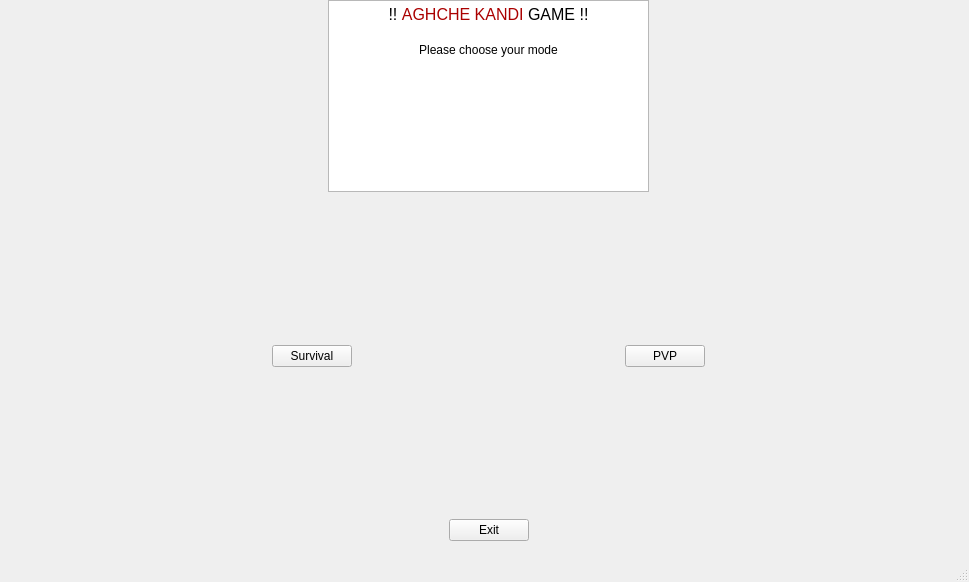
<?xml version="1.0" encoding="UTF-8"?>
<ui version="4.0">
 <class>MainWindow</class>
 <widget class="QMainWindow" name="MainWindow">
  <property name="geometry">
   <rect>
    <x>0</x>
    <y>0</y>
    <width>969</width>
    <height>582</height>
   </rect>
  </property>
  <property name="windowTitle">
   <string>MainWindow</string>
  </property>
  <widget class="QWidget" name="centralwidget">
   <widget class="QStackedWidget" name="stackedWidget">
    <property name="geometry">
     <rect>
      <x>0</x>
      <y>-30</y>
      <width>971</width>
      <height>591</height>
     </rect>
    </property>
    <widget class="QWidget" name="p1">
     <widget class="QWidget" name="formLayoutWidget">
      <property name="geometry">
       <rect>
        <x>0</x>
        <y>30</y>
        <width>971</width>
        <height>541</height>
       </rect>
      </property>
      <layout class="QFormLayout" name="formLayout">
       <property name="rightMargin">
        <number>0</number>
       </property>
       <item row="0" column="1">
        <layout class="QVBoxLayout" name="verticalLayout">
         <property name="topMargin">
          <number>0</number>
         </property>
         <item>
          <layout class="QHBoxLayout" name="horizontalLayout_3">
           <property name="topMargin">
            <number>0</number>
           </property>
           <item>
            <spacer name="horizontalSpacer_6">
             <property name="orientation">
              <enum>Qt::Horizontal</enum>
             </property>
             <property name="sizeHint" stdset="0">
              <size>
               <width>40</width>
               <height>20</height>
              </size>
             </property>
            </spacer>
           </item>
           <item>
            <widget class="QTextBrowser" name="textBrowser">
             <property name="html">
              <string>&lt;!DOCTYPE HTML PUBLIC &quot;-//W3C//DTD HTML 4.0//EN&quot; &quot;http://www.w3.org/TR/REC-html40/strict.dtd&quot;&gt;
&lt;html&gt;&lt;head&gt;&lt;meta name=&quot;qrichtext&quot; content=&quot;1&quot; /&gt;&lt;meta charset=&quot;utf-8&quot; /&gt;&lt;style type=&quot;text/css&quot;&gt;
p, li { white-space: pre-wrap; }
hr { height: 1px; border-width: 0; }
li.unchecked::marker { content: &quot;\2610&quot;; }
li.checked::marker { content: &quot;\2612&quot;; }
&lt;/style&gt;&lt;/head&gt;&lt;body style=&quot; font-family:'Segoe UI'; font-size:9pt; font-weight:400; font-style:normal;&quot;&gt;
&lt;p align=&quot;center&quot; style=&quot; margin-top:0px; margin-bottom:0px; margin-left:0px; margin-right:0px; -qt-block-indent:0; text-indent:0px;&quot;&gt;&lt;span style=&quot; font-size:12pt;&quot;&gt;!! &lt;/span&gt;&lt;span style=&quot; font-size:12pt; color:#aa0000;&quot;&gt;AGHCHE KANDI&lt;/span&gt;&lt;span style=&quot; font-size:12pt;&quot;&gt; GAME !!&lt;/span&gt;&lt;/p&gt;
&lt;p style=&quot;-qt-paragraph-type:empty; margin-top:0px; margin-bottom:0px; margin-left:0px; margin-right:0px; -qt-block-indent:0; text-indent:0px; font-size:12pt;&quot;&gt;&lt;br /&gt;&lt;/p&gt;
&lt;p align=&quot;center&quot; style=&quot; margin-top:0px; margin-bottom:0px; margin-left:0px; margin-right:0px; -qt-block-indent:0; text-indent:0px;&quot;&gt;Please choose your mode&lt;/p&gt;&lt;/body&gt;&lt;/html&gt;</string>
             </property>
            </widget>
           </item>
           <item>
            <spacer name="horizontalSpacer_7">
             <property name="orientation">
              <enum>Qt::Horizontal</enum>
             </property>
             <property name="sizeHint" stdset="0">
              <size>
               <width>40</width>
               <height>20</height>
              </size>
             </property>
            </spacer>
           </item>
          </layout>
         </item>
         <item>
          <spacer name="verticalSpacer_2">
           <property name="orientation">
            <enum>Qt::Vertical</enum>
           </property>
           <property name="sizeHint" stdset="0">
            <size>
             <width>20</width>
             <height>40</height>
            </size>
           </property>
          </spacer>
         </item>
         <item>
          <layout class="QHBoxLayout" name="horizontalLayout">
           <property name="topMargin">
            <number>0</number>
           </property>
           <item>
            <spacer name="horizontalSpacer_3">
             <property name="orientation">
              <enum>Qt::Horizontal</enum>
             </property>
             <property name="sizeHint" stdset="0">
              <size>
               <width>40</width>
               <height>20</height>
              </size>
             </property>
            </spacer>
           </item>
           <item>
            <widget class="QPushButton" name="survival_btn">
             <property name="text">
              <string>Survival</string>
             </property>
            </widget>
           </item>
           <item>
            <spacer name="horizontalSpacer_2">
             <property name="orientation">
              <enum>Qt::Horizontal</enum>
             </property>
             <property name="sizeHint" stdset="0">
              <size>
               <width>40</width>
               <height>20</height>
              </size>
             </property>
            </spacer>
           </item>
           <item>
            <widget class="QPushButton" name="pvp_btn">
             <property name="text">
              <string>PVP</string>
             </property>
            </widget>
           </item>
           <item>
            <spacer name="horizontalSpacer_4">
             <property name="orientation">
              <enum>Qt::Horizontal</enum>
             </property>
             <property name="sizeHint" stdset="0">
              <size>
               <width>40</width>
               <height>20</height>
              </size>
             </property>
            </spacer>
           </item>
          </layout>
         </item>
         <item>
          <spacer name="verticalSpacer">
           <property name="orientation">
            <enum>Qt::Vertical</enum>
           </property>
           <property name="sizeHint" stdset="0">
            <size>
             <width>20</width>
             <height>40</height>
            </size>
           </property>
          </spacer>
         </item>
         <item>
          <layout class="QHBoxLayout" name="horizontalLayout_2">
           <item>
            <spacer name="horizontalSpacer">
             <property name="orientation">
              <enum>Qt::Horizontal</enum>
             </property>
             <property name="sizeHint" stdset="0">
              <size>
               <width>40</width>
               <height>20</height>
              </size>
             </property>
            </spacer>
           </item>
           <item>
            <widget class="QPushButton" name="pushButton_3">
             <property name="text">
              <string>Exit</string>
             </property>
            </widget>
           </item>
           <item>
            <spacer name="horizontalSpacer_5">
             <property name="orientation">
              <enum>Qt::Horizontal</enum>
             </property>
             <property name="sizeHint" stdset="0">
              <size>
               <width>40</width>
               <height>20</height>
              </size>
             </property>
            </spacer>
           </item>
          </layout>
         </item>
        </layout>
       </item>
      </layout>
     </widget>
    </widget>
    <widget class="QWidget" name="p2">
     <widget class="QWidget" name="gridLayoutWidget">
      <property name="geometry">
       <rect>
        <x>190</x>
        <y>180</y>
        <width>521</width>
        <height>221</height>
       </rect>
      </property>
      <layout class="QGridLayout" name="gridLayout_2">
       <item row="0" column="2">
        <widget class="QLineEdit" name="player1_name"/>
       </item>
       <item row="2" column="1" colspan="2">
        <layout class="QHBoxLayout" name="horizontalLayout_6">
         <property name="topMargin">
          <number>0</number>
         </property>
         <item>
          <spacer name="horizontalSpacer_10">
           <property name="orientation">
            <enum>Qt::Horizontal</enum>
           </property>
           <property name="sizeHint" stdset="0">
            <size>
             <width>40</width>
             <height>20</height>
            </size>
           </property>
          </spacer>
         </item>
         <item>
          <widget class="QPushButton" name="pvp_submit_btn">
           <property name="text">
            <string>Submit</string>
           </property>
          </widget>
         </item>
         <item>
          <spacer name="horizontalSpacer_11">
           <property name="orientation">
            <enum>Qt::Horizontal</enum>
           </property>
           <property name="sizeHint" stdset="0">
            <size>
             <width>40</width>
             <height>20</height>
            </size>
           </property>
          </spacer>
         </item>
        </layout>
       </item>
       <item row="1" column="1">
        <widget class="QLabel" name="player2_label">
         <property name="text">
          <string>Player2 :</string>
         </property>
        </widget>
       </item>
       <item row="0" column="1">
        <widget class="QLabel" name="player1_label">
         <property name="text">
          <string>Player1 :</string>
         </property>
        </widget>
       </item>
       <item row="1" column="2">
        <widget class="QLineEdit" name="player2_name"/>
       </item>
       <item row="1" column="0">
        <spacer name="horizontalSpacer_9">
         <property name="orientation">
          <enum>Qt::Horizontal</enum>
         </property>
         <property name="sizeHint" stdset="0">
          <size>
           <width>40</width>
           <height>20</height>
          </size>
         </property>
        </spacer>
       </item>
       <item row="0" column="3">
        <spacer name="horizontalSpacer_8">
         <property name="orientation">
          <enum>Qt::Horizontal</enum>
         </property>
         <property name="sizeHint" stdset="0">
          <size>
           <width>40</width>
           <height>20</height>
          </size>
         </property>
        </spacer>
       </item>
      </layout>
     </widget>
    </widget>
    <widget class="QWidget" name="p3">
     <widget class="QLabel" name="label_6">
      <property name="geometry">
       <rect>
        <x>80</x>
        <y>150</y>
        <width>71</width>
        <height>16</height>
       </rect>
      </property>
      <property name="text">
       <string>Current Turn:</string>
      </property>
     </widget>
     <widget class="QLineEdit" name="pvp_turn_showcase">
      <property name="geometry">
       <rect>
        <x>170</x>
        <y>150</y>
        <width>211</width>
        <height>24</height>
       </rect>
      </property>
      <property name="readOnly">
       <bool>true</bool>
      </property>
     </widget>
     <widget class="QComboBox" name="pvp_category_selection">
      <property name="geometry">
       <rect>
        <x>170</x>
        <y>210</y>
        <width>211</width>
        <height>24</height>
       </rect>
      </property>
      <item>
       <property name="text">
        <string>General Knowledge</string>
       </property>
      </item>
      <item>
       <property name="text">
        <string>Entertainment: Books</string>
       </property>
      </item>
      <item>
       <property name="text">
        <string>Entertainment: Film</string>
       </property>
      </item>
      <item>
       <property name="text">
        <string>Entertainment: Music</string>
       </property>
      </item>
      <item>
       <property name="text">
        <string>Entertainment: Musicals &amp; Theatres</string>
       </property>
      </item>
      <item>
       <property name="text">
        <string>Entertainment: Television</string>
       </property>
      </item>
      <item>
       <property name="text">
        <string>Entertainment: Video Games</string>
       </property>
      </item>
      <item>
       <property name="text">
        <string>Entertainment: Board Games</string>
       </property>
      </item>
      <item>
       <property name="text">
        <string>Science &amp; Nature</string>
       </property>
      </item>
      <item>
       <property name="text">
        <string>Science: Computers</string>
       </property>
      </item>
      <item>
       <property name="text">
        <string>Science: Mathematics</string>
       </property>
      </item>
      <item>
       <property name="text">
        <string>Mythology</string>
       </property>
      </item>
      <item>
       <property name="text">
        <string>Sports</string>
       </property>
      </item>
      <item>
       <property name="text">
        <string>Geography</string>
       </property>
      </item>
      <item>
       <property name="text">
        <string>History</string>
       </property>
      </item>
      <item>
       <property name="text">
        <string>Politics</string>
       </property>
      </item>
      <item>
       <property name="text">
        <string>Art</string>
       </property>
      </item>
      <item>
       <property name="text">
        <string>Celebrities</string>
       </property>
      </item>
      <item>
       <property name="text">
        <string>Animals</string>
       </property>
      </item>
      <item>
       <property name="text">
        <string>Vehicles</string>
       </property>
      </item>
      <item>
       <property name="text">
        <string>Entertainment: Comics</string>
       </property>
      </item>
      <item>
       <property name="text">
        <string>Science: Gadgets</string>
       </property>
      </item>
      <item>
       <property name="text">
        <string>Entertainment: Japanese Anime &amp; Manga</string>
       </property>
      </item>
      <item>
       <property name="text">
        <string>Entertainment: Cartoon &amp; Animations</string>
       </property>
      </item>
     </widget>
     <widget class="QLabel" name="label_7">
      <property name="geometry">
       <rect>
        <x>90</x>
        <y>210</y>
        <width>61</width>
        <height>16</height>
       </rect>
      </property>
      <property name="text">
       <string>Category:</string>
      </property>
     </widget>
     <widget class="QGroupBox" name="groupBox_2">
      <property name="geometry">
       <rect>
        <x>610</x>
        <y>130</y>
        <width>141</width>
        <height>121</height>
       </rect>
      </property>
      <property name="title">
       <string>Difficulty</string>
      </property>
      <widget class="QWidget" name="verticalLayoutWidget">
       <property name="geometry">
        <rect>
         <x>20</x>
         <y>20</y>
         <width>121</width>
         <height>101</height>
        </rect>
       </property>
       <layout class="QVBoxLayout" name="verticalLayout_2">
        <item>
         <widget class="QRadioButton" name="pvp_easy_btn">
          <property name="text">
           <string>Easy</string>
          </property>
         </widget>
        </item>
        <item>
         <widget class="QRadioButton" name="pvp_medium_btn">
          <property name="text">
           <string>Medium</string>
          </property>
         </widget>
        </item>
        <item>
         <widget class="QRadioButton" name="pvp_hard_btn">
          <property name="text">
           <string>Hard</string>
          </property>
         </widget>
        </item>
       </layout>
      </widget>
     </widget>
     <widget class="QWidget" name="horizontalLayoutWidget">
      <property name="geometry">
       <rect>
        <x>0</x>
        <y>310</y>
        <width>971</width>
        <height>80</height>
       </rect>
      </property>
      <layout class="QHBoxLayout" name="horizontalLayout_4">
       <item>
        <spacer name="horizontalSpacer_13">
         <property name="orientation">
          <enum>Qt::Horizontal</enum>
         </property>
         <property name="sizeHint" stdset="0">
          <size>
           <width>40</width>
           <height>20</height>
          </size>
         </property>
        </spacer>
       </item>
       <item>
        <widget class="QPushButton" name="pvp_start_btn">
         <property name="text">
          <string>Start</string>
         </property>
        </widget>
       </item>
       <item>
        <spacer name="horizontalSpacer_12">
         <property name="orientation">
          <enum>Qt::Horizontal</enum>
         </property>
         <property name="sizeHint" stdset="0">
          <size>
           <width>40</width>
           <height>20</height>
          </size>
         </property>
        </spacer>
       </item>
      </layout>
     </widget>
    </widget>
    <widget class="QWidget" name="p4">
     <widget class="QTextEdit" name="pvp_question_showcase">
      <property name="geometry">
       <rect>
        <x>60</x>
        <y>70</y>
        <width>841</width>
        <height>61</height>
       </rect>
      </property>
      <property name="readOnly">
       <bool>true</bool>
      </property>
     </widget>
     <widget class="QLabel" name="label">
      <property name="geometry">
       <rect>
        <x>60</x>
        <y>50</y>
        <width>51</width>
        <height>20</height>
       </rect>
      </property>
      <property name="text">
       <string>Question:</string>
      </property>
     </widget>
     <widget class="QLineEdit" name="pvp_difficulty_showcase">
      <property name="geometry">
       <rect>
        <x>440</x>
        <y>150</y>
        <width>181</width>
        <height>24</height>
       </rect>
      </property>
      <property name="readOnly">
       <bool>true</bool>
      </property>
     </widget>
     <widget class="QLabel" name="label_2">
      <property name="geometry">
       <rect>
        <x>370</x>
        <y>150</y>
        <width>61</width>
        <height>20</height>
       </rect>
      </property>
      <property name="text">
       <string>Difficulty:</string>
      </property>
     </widget>
     <widget class="QLabel" name="label_3">
      <property name="geometry">
       <rect>
        <x>60</x>
        <y>150</y>
        <width>61</width>
        <height>16</height>
       </rect>
      </property>
      <property name="text">
       <string>Category:</string>
      </property>
     </widget>
     <widget class="QLineEdit" name="pvp_category_showcase">
      <property name="geometry">
       <rect>
        <x>120</x>
        <y>150</y>
        <width>181</width>
        <height>24</height>
       </rect>
      </property>
      <property name="readOnly">
       <bool>true</bool>
      </property>
     </widget>
     <widget class="QGroupBox" name="groupBox">
      <property name="geometry">
       <rect>
        <x>10</x>
        <y>210</y>
        <width>951</width>
        <height>291</height>
       </rect>
      </property>
      <property name="title">
       <string>Options:</string>
      </property>
      <widget class="QWidget" name="verticalLayoutWidget_2">
       <property name="geometry">
        <rect>
         <x>20</x>
         <y>20</y>
         <width>931</width>
         <height>271</height>
        </rect>
       </property>
       <layout class="QVBoxLayout" name="verticalLayout_3">
        <item>
         <widget class="QRadioButton" name="pvp_op1_btn">
          <property name="text">
           <string>RadioButton</string>
          </property>
         </widget>
        </item>
        <item>
         <widget class="QRadioButton" name="pvp_op2_btn">
          <property name="text">
           <string>RadioButton</string>
          </property>
         </widget>
        </item>
        <item>
         <widget class="QRadioButton" name="pvp_op3_btn">
          <property name="text">
           <string>RadioButton</string>
          </property>
         </widget>
        </item>
        <item>
         <widget class="QRadioButton" name="pvp_op4_btn">
          <property name="text">
           <string>RadioButton</string>
          </property>
         </widget>
        </item>
       </layout>
      </widget>
     </widget>
     <widget class="QPushButton" name="next_btn">
      <property name="enabled">
       <bool>false</bool>
      </property>
      <property name="geometry">
       <rect>
        <x>840</x>
        <y>510</y>
        <width>80</width>
        <height>24</height>
       </rect>
      </property>
      <property name="text">
       <string>Next</string>
      </property>
      <property name="default">
       <bool>false</bool>
      </property>
     </widget>
     <widget class="QLabel" name="label_4">
      <property name="geometry">
       <rect>
        <x>670</x>
        <y>150</y>
        <width>31</width>
        <height>16</height>
       </rect>
      </property>
      <property name="text">
       <string>Turn:</string>
      </property>
     </widget>
     <widget class="QLineEdit" name="pvp_turn_showcase2">
      <property name="geometry">
       <rect>
        <x>720</x>
        <y>150</y>
        <width>181</width>
        <height>24</height>
       </rect>
      </property>
      <property name="readOnly">
       <bool>true</bool>
      </property>
     </widget>
    </widget>
   </widget>
  </widget>
  <widget class="QMenuBar" name="menubar">
   <property name="geometry">
    <rect>
     <x>0</x>
     <y>0</y>
     <width>969</width>
     <height>21</height>
    </rect>
   </property>
  </widget>
  <widget class="QStatusBar" name="statusbar"/>
 </widget>
 <resources/>
 <connections>
  <connection>
   <sender>pushButton_3</sender>
   <signal>clicked()</signal>
   <receiver>MainWindow</receiver>
   <slot>close()</slot>
   <hints>
    <hint type="sourcelabel">
     <x>330</x>
     <y>313</y>
    </hint>
    <hint type="destinationlabel">
     <x>651</x>
     <y>280</y>
    </hint>
   </hints>
  </connection>
 </connections>
</ui>
